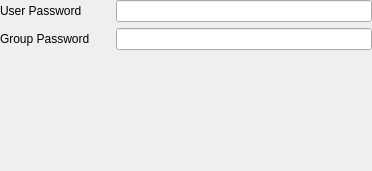
<?xml version="1.0" encoding="UTF-8"?>
<ui version="4.0">
 <class>VpncAuth</class>
 <widget class="QWidget" name="VpncAuth">
  <property name="geometry">
   <rect>
    <x>0</x>
    <y>0</y>
    <width>372</width>
    <height>171</height>
   </rect>
  </property>
  <property name="windowTitle">
   <string>VPNCAuthentication</string>
  </property>
  <layout class="QGridLayout">
   <property name="margin">
    <number>0</number>
   </property>
   <item row="0" column="0">
    <widget class="QLabel" name="textLabel1">
     <property name="text">
      <string>User Password</string>
     </property>
     <property name="wordWrap">
      <bool>false</bool>
     </property>
     <property name="buddy">
      <cstring>leUserPassword</cstring>
     </property>
    </widget>
   </item>
   <item row="1" column="0">
    <widget class="QLabel" name="textLabel2">
     <property name="text">
      <string>Group Password</string>
     </property>
     <property name="wordWrap">
      <bool>false</bool>
     </property>
     <property name="buddy">
      <cstring>leGroupPassword</cstring>
     </property>
    </widget>
   </item>
   <item row="0" column="2">
    <widget class="KLineEdit" name="leUserPassword">
     <property name="passwordMode">
      <bool>true</bool>
     </property>
    </widget>
   </item>
   <item row="2" column="1">
    <spacer name="spacer1">
     <property name="orientation">
      <enum>Qt::Vertical</enum>
     </property>
     <property name="sizeType">
      <enum>QSizePolicy::Expanding</enum>
     </property>
     <property name="sizeHint" stdset="0">
      <size>
       <width>20</width>
       <height>40</height>
      </size>
     </property>
    </spacer>
   </item>
   <item row="1" column="2">
    <widget class="KLineEdit" name="leGroupPassword">
     <property name="passwordMode">
      <bool>true</bool>
     </property>
    </widget>
   </item>
  </layout>
 </widget>
 <layoutdefault spacing="6" margin="11"/>
 <pixmapfunction>qPixmapFromMimeSource</pixmapfunction>
 <customwidgets>
  <customwidget>
   <class>KLineEdit</class>
   <extends>QLineEdit</extends>
   <header>klineedit.h</header>
  </customwidget>
 </customwidgets>
 <resources/>
 <connections/>
</ui>
